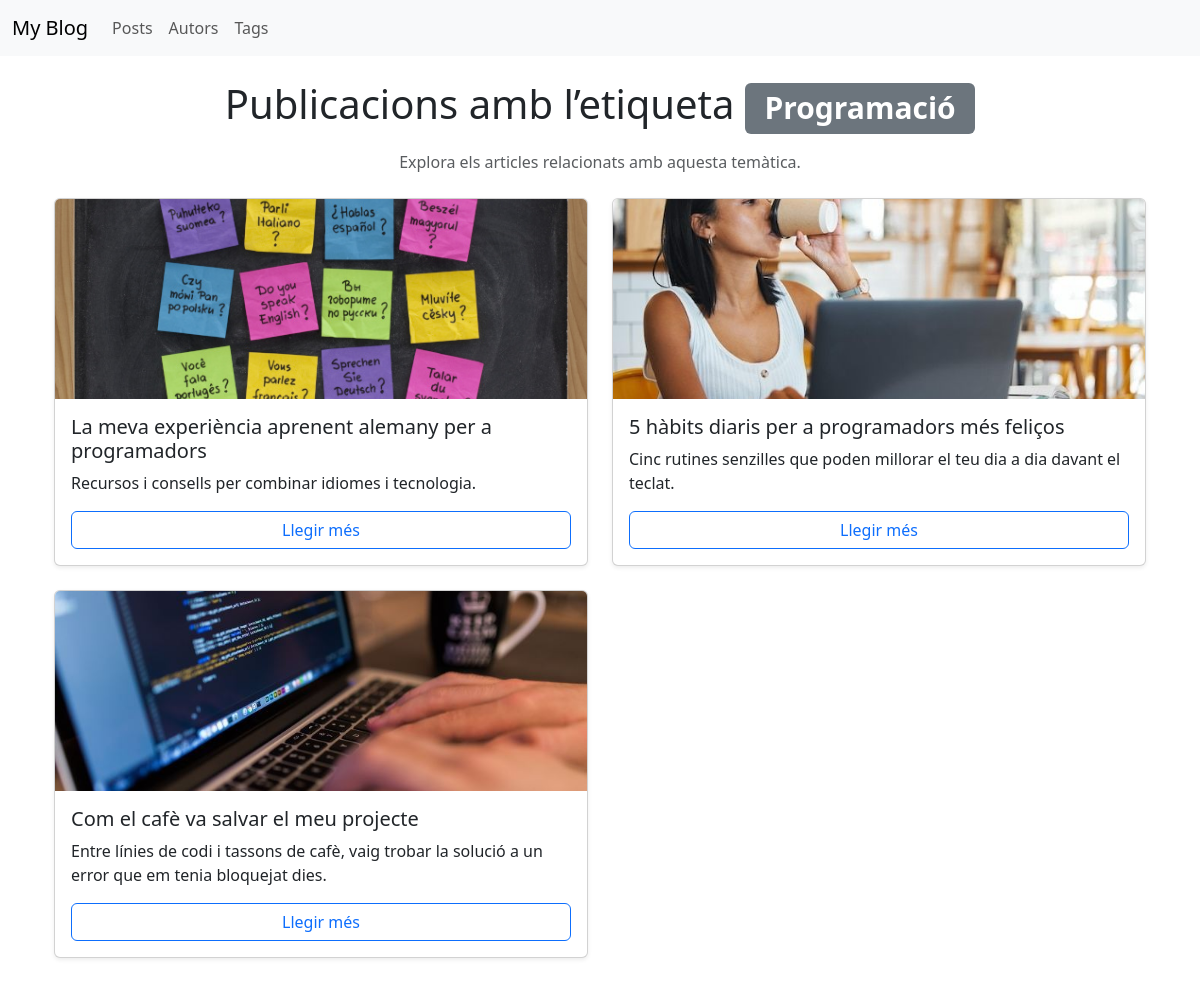
The page /tags/Programació on the database its author committed.
### blog/models.py (models this page shows, shortened)
class Tag(models.Model):
    name = models.CharField(max_length=50, unique=True)

class Post(models.Model):
    title = models.CharField(max_length=200)
    slug = models.SlugField(unique=True)
    content = models.TextField()
    excerpt = models.CharField(max_length=300)
    date = models.DateTimeField(auto_now_add=True)
    author = models.ForeignKey(Author, on_delete=models.CASCADE, related_name='posts')
    tags = models.ManyToManyField(Tag, related_name='posts')
    image = models.ImageField(upload_to='posts/', blank=True, null=True)
    class Meta:
        ordering = ['-date']

### blog/views.py (the view)
# urls.py: path('tags/<str:tag>', views.tag_posts, name='tag-posts'),
def tag_posts(request, tag):
    tag_obj = get_object_or_404(Tag, name=tag)
    posts = tag_obj.posts.all()
    return render(request, 'blog/tag_post.html', {'tag': tag_obj, 'posts': posts})

### blog/templates/blog/tag_post.html (shortened to what this page needs)
{% extends 'blog/base.html' %}
{% block content %}
<div class="container mt-4">
    <h1 class="text-center mb-3">Publicacions amb l’etiqueta <span class="badge bg-secondary">{{ tag.name }}</span></h1>
    <p class="text-center text-muted">Explora els articles relacionats amb aquesta temàtica.</p>
    {% if posts %}
        <div class="row mt-4">
            {% for post in posts %}
                <div class="col-md-6 mb-4">
                    <div class="card h-100 shadow-sm">
                        {% if post.image %}
                        <img src="{{ post.image.url }}" class="card-img-top" alt="{{ post.title }}" style="object-fit: cover; max-height: 200px;">
                        {% endif %}
                        <div class="card-body d-flex flex-column">
                            <h5 class="card-title">{{ post.title }}</h5>
                            <p class="card-text">{{ post.excerpt }}</p>
                            <a href="{% url 'posts-detail-page' post.slug %}" class="btn btn-outline-primary mt-auto">Llegir més</a>
                        </div>
                    </div>
                </div>
            {% endfor %}
        </div>
    {% else %}
        <p class="text-center text-muted">No hi ha cap post relacionat amb aquesta etiqueta.</p>
    {% endif %}
</div>
{% endblock %}

### blog/templates/blog/base.html (shortened to what this page needs)
<!DOCTYPE html> {% load static %}
<html lang="es">
<head>
    <link rel="stylesheet" href="{% static 'blog/css/style.css' %}">
    <link href="https://cdn.jsdelivr.net/npm/bootstrap@5.3.3/dist/css/bootstrap.min.css" rel="stylesheet">
</head>
<body>
    <nav class="navbar navbar-expand-lg navbar-light bg-light mb-4 sticky-top">
        <div class="container-fluid">
            <a class="navbar-brand" href="{% url 'home' %}">My Blog</a>
            <div class="collapse navbar-collapse">
                <ul class="navbar-nav">
                    <li class="nav-item"><a class="nav-link" href="{% url 'posts-list' %}">Posts</a></li>
                    <li class="nav-item"><a class="nav-link" href="{% url 'authors-list' %}">Autors</a></li>
                    <li class="nav-item"><a class="nav-link" href="{% url 'tags-list' %}">Tags</a></li>
                </ul>
            </div>
        </div>
    </nav>
    <main class="container">
        {% block content %}{% endblock %}
    </main>
</body>
</html>

### blog/static/blog/css/style.css (style rules this page uses)
.card { height: 100%; }

### rows shown on the page
Tag: name "Programació"
Post: image (picture), title "La meva experiència aprenent alemany per a programadors", excerpt "Recursos i consells per combinar idiomes i tecnologia."
Post: image (picture), title "5 hàbits diaris per a programadors més feliços", excerpt "Cinc rutines senzilles que poden millorar el teu dia a dia davant el teclat."
Post: image (picture), title "Com el cafè va salvar el meu projecte", excerpt "Entre línies de codi i tassons de cafè, vaig trobar la solució a un error que em tenia bloquejat dies."
